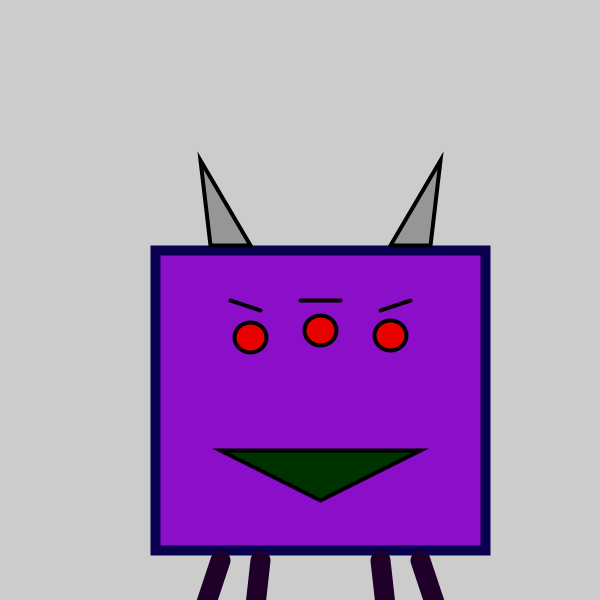
Frame 1 (no input)
Frame 60 (the mouse pressed at the canvas centre just before this capture): identical to frame 1, image omitted
Frame 120 (the mouse held since frame 60 and released just before this capture): identical to frame 1, image omitted

The Processing sketch that drew this single still picture (run headless with seeded random() and noise(); from frame 60 on, the mouse is pressed at the canvas centre):

// Processing sketch: yahya_lucas_david
// ── yahya_lucas_david.pde
Monster joe;

void setup() {
  size(600, 600);
  joe = new Monster(20, 100);
  joe.display();
}
void draw() {
  joe.move(20, 30);
}
// ── Monster.pde
class Monster {
  float x, y;
  color firstColor = color(123, 30, 200);

  Monster(float xVal, float yVal) {
    x = xVal;
    y = yVal;
  }
  void display() {
    //body

    fill(139, 14, 200);
    strokeWeight(10);
    stroke(10, 0, 80);
    rectMode(CENTER);
    rect(300+x, 300+y, 330, 300);

    //eyes

    fill(233, 0, 0);
    stroke(0);
    strokeWeight(4);
    ellipseMode(CENTER);
    ellipse(300+x, 230+y, 32, 30);
    ellipse(370+x, 235+y, 32, 30);
    ellipse(230+x, 237+y, 32, 30);

    //eyebrows

    line(280+x, 200+y, 320+x, 200+y);
    line(210+x, 200+y, 240+x, 210+y);
    line(390+x, 200+y, 360+x, 210+y);

    //horns

    fill(0, 50, 0);
    triangle(200+x, 350+y, 300+x, 400+y, 400+x, 350+y);

    //horns

    fill(150);
    triangle(230+x, 145+y, 190+x, 145+y, 180+x, 60+y);
    triangle(370+x, 145+y, 410+x, 145+y, 420+x, 60+y);

    //legs

    strokeWeight(20);
    stroke(30, 0, 40);
    line(200+x, 460+y, 170+x, 550+y);
    line(240+x, 460+y, 230+x, 550+y);
    line(400+x, 460+y, 430+x, 550+y);
    line(360+x, 460+y, 370+x, 550+y);

    //feet

    strokeWeight(8);
    fill(139, 14, 200);
    stroke(10, 0, 80);
    ellipse(230+x, 560+y, 38, 25);
    ellipse(170+x, 560+y, 38, 25);
    ellipse(430+x, 560+y, 38, 25);
    ellipse(370+x, 560+y, 38, 25);
  }

  void move(float xVal, float yVal) {
    x += xVal;
    y += yVal;
  }
}
